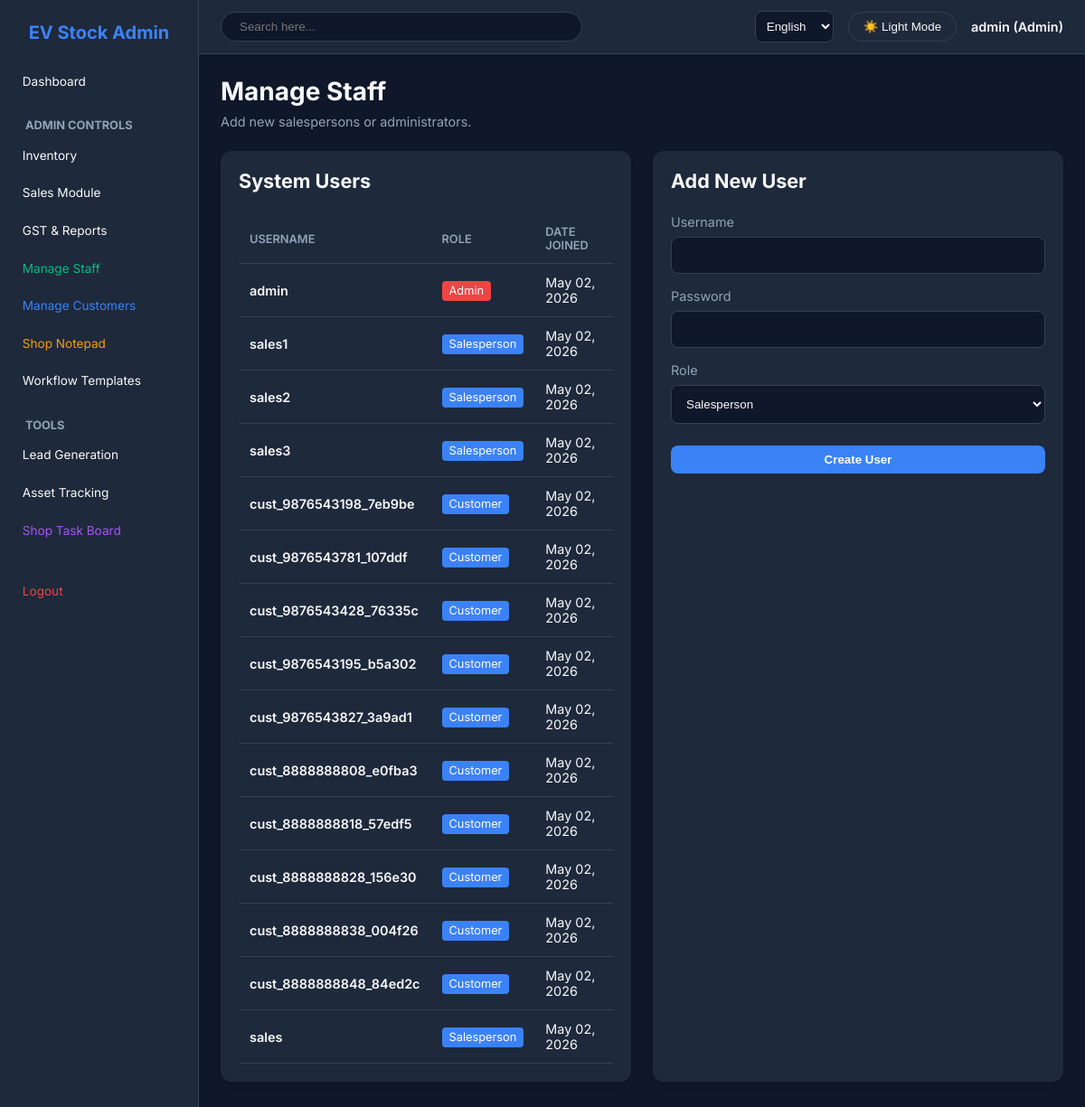
The page /manage-staff/ (signed in) on the database its author committed.
### core/models.py (models this page shows, shortened)
class User(AbstractUser):
    ROLE_CHOICES = (
        ('ADMIN', 'Admin'),
        ('SALES', 'Salesperson'),
        ('CUSTOMER', 'Customer'),
    )
    role = models.CharField(max_length=10, choices=ROLE_CHOICES, default='SALES')
    phone_number = models.CharField(max_length=20, blank=True, null=True)
    aadhar_number = models.CharField(max_length=20, blank=True, null=True)
    pan_number = models.CharField(max_length=20, blank=True, null=True)
    aadhar_front_photo = models.ImageField(upload_to='customers/aadhar/', blank=True, null=True)
    aadhar_back_photo = models.ImageField(upload_to='customers/aadhar/', blank=True, null=True)
    pan_photo = models.ImageField(upload_to='customers/pan/', blank=True, null=True)
    misc = models.JSONField(default=dict, blank=True, null=True)

### core/views.py (the view, shortened to what this page needs)
# urls.py: path('manage-staff/', core_views.manage_staff, name='manage_staff'),
@login_required
def manage_staff(request):
    if request.user.role != 'ADMIN':
        return redirect('dashboard')
    staff = User.objects.all()
    return render(request, 'core/manage_staff.html', {'staff': staff})

### templates/core/manage_staff.html (shortened to what this page needs)
{% extends 'base.html' %}
{% load i18n %}
{% block content %}
<div class="header">
    <div>
        <h1>{% trans "Manage Staff" %}</h1>
        <p style="color: var(--text-muted); margin-top: 0.5rem;">{% trans "Add new salespersons or administrators." %}</p>
    </div>
</div>
<div class="grid">
    <div class="card">
        <h2 style="margin-bottom: 1.5rem;">{% trans "System Users" %}</h2>
        <table>
            <thead>
                <tr>
                    <th>{% trans "Username" %}</th>
                    <th>{% trans "Role" %}</th>
                    <th>{% trans "Date Joined" %}</th>
                </tr>
            </thead>
            <tbody>
                {% for u in staff %}
                <tr>
                    <td style="font-weight: 600;">{{ u.username }}</td>
                    <td>
                        <span style="background: {% if u.role == 'ADMIN' %}var(--danger){% else %}var(--primary){% endif %}; padding: 0.2rem 0.5rem; border-radius: 4px; font-size: 0.8rem; color: white;">
                            {{ u.get_role_display }}
                        </span>
                    </td>
                    <td>{{ u.date_joined|date:"M d, Y" }}</td>
                </tr>
                {% endfor %}
            </tbody>
        </table>
    </div>
    <div class="card">
        <h2 style="margin-bottom: 1.5rem;">{% trans "Add New User" %}</h2>
        <form method="post" action="{% url 'manage_staff' %}">
            <div style="margin-bottom: 1rem;">
                <label style="display: block; margin-bottom: 0.5rem; color: var(--text-muted);">{% trans "Username" %}</label>
                <input type="text" name="username" required style="width: 100%; padding: 0.75rem; border-radius: 8px; border: 1px solid var(--border-color); background: var(--bg-color); color: var(--text-color);">
            </div>
            <div style="margin-bottom: 1rem;">
                <label style="display: block; margin-bottom: 0.5rem; color: var(--text-muted);">{% trans "Password" %}</label>
                <input type="password" name="password" required style="width: 100%; padding: 0.75rem; border-radius: 8px; border: 1px solid var(--border-color); background: var(--bg-color); color: var(--text-color);">
            </div>
            <div style="margin-bottom: 1.5rem;">
                <label style="display: block; margin-bottom: 0.5rem; color: var(--text-muted);">{% trans "Role" %}</label>
                <select name="role" required style="width: 100%; padding: 0.75rem; border-radius: 8px; border: 1px solid var(--border-color); background: var(--bg-color); color: var(--text-color);">
                    <option value="SALES">{% trans "Salesperson" %}</option>
                </select>
            </div>
            <button type="submit" class="btn" style="width: 100%;">{% trans "Create User" %}</button>
        </form>
    </div>
</div>
{% endblock %}

### templates/base.html (shortened to what this page needs)
{% load i18n %}
<!DOCTYPE html>
<html lang="en" data-theme="dark">
<head>
</head>
<body>
    {% if request.user.is_authenticated %}
    <div class="sidebar">
        <h2>EV Stock Admin</h2>
        <a href="{% url 'dashboard' %}">{% trans "Dashboard" %}</a>
        {% if request.user.role == 'ADMIN' %}
            <h4 style="margin: 1.5rem 0 0.5rem 1rem; color: var(--text-muted); font-size: 0.8rem; text-transform: uppercase;">{% trans "Admin Controls" %}</h4>
            <a href="{% url 'inventory_list' %}">{% trans "Inventory" %}</a>
            <a href="{% url 'sales_list' %}">{% trans "Sales Module" %}</a>
            <a href="{% url 'gst_report' %}">{% trans "GST & Reports" %}</a>
            <a href="{% url 'manage_staff' %}" style="color: var(--success);">{% trans "Manage Staff" %}</a>
            <a href="{% url 'manage_customers' %}" style="color: var(--primary);">{% trans "Manage Customers" %}</a>
            <a href="{% url 'notes_list' %}" style="color: #f59e0b;">{% trans "Shop Notepad" %}</a>
            <a href="{% url 'template_list' %}">{% trans "Workflow Templates" %}</a>
        {% endif %}
        <h4 style="margin: 1.5rem 0 0.5rem 1rem; color: var(--text-muted); font-size: 0.8rem; text-transform: uppercase;">{% trans "Tools" %}</h4>
        <a href="{% url 'leads_list' %}">{% trans "Lead Generation" %}</a>
        <a href="{% url 'search_asset' %}">{% trans "Asset Tracking" %}</a>
        <a href="{% url 'board_view' %}" style="color: #a855f7;">{% trans "Shop Task Board" %}</a>
        <div style="margin-top: 2rem">
            <a href="{% url 'logout' %}" style="color: var(--danger)">{% trans "Logout" %}</a>
        </div>
    </div>
    {% endif %}
    <div class="main-content">
        <div class="top-navbar">
            <form action="{% url 'global_search' %}" method="get" style="flex: 1; display: flex; max-width: 400px; margin-right: auto;">
                <input type="text" name="q" placeholder="Search here..." required style="width: 100%; padding: 0.5rem 1.25rem; border-radius: 20px; border: 1px solid var(--border-color); background: var(--bg-color); color: var(--text-color);">
            </form>
            <form action="{% url 'set_language' %}" method="post">{% csrf_token %}
                <select name="language" onchange="this.form.submit()" class="language-dropdown">
                    {% get_current_language as LANGUAGE_CODE %}
                    {% get_available_languages as LANGUAGES %}
                    {% for lang in LANGUAGES %}
                        <option value="{{ lang.0 }}" {% if lang.0 == LANGUAGE_CODE %}selected{% endif %}>
                            {{ lang.1 }}
                        </option>
                    {% endfor %}
                </select>
            </form>
            <button class="theme-toggle" id="theme-btn">🌙 Dark Mode</button>
            <span style="font-weight: 600;">{{ request.user.username }} ({{ request.user.get_role_display }})</span>
        </div>
        <div class="content-area">
            {% block content %}{% endblock %}
        </div>
    </div>
</body>
</html>

### templates/base.html (style rules this page uses)
:root { --bg-color: #f1f5f9; --card-bg: #ffffff; --text-color: #0f172a; --text-muted: #64748b; --primary: #3b82f6; --primary-hover: #2563eb; --success: #10b981; --danger: #ef4444; --border-color: #e2e8f0; --radius: 12px; }
[data-theme="dark"] { --bg-color: #0f172a; --card-bg: #1e293b; --text-color: #f8fafc; --text-muted: #94a3b8; --border-color: #334155; }
* { box-sizing: border-box; margin: 0; padding: 0; }
body { font-family: 'Inter', sans-serif; font-size: 0.9rem; background-color: var(--bg-color); color: var(--text-color); display: flex; min-height: 100vh; transition: background-color 0.3s, color 0.3s; }
.sidebar { width: 220px; background: var(--card-bg); padding: 1.5rem 0.75rem; border-right: 1px solid var(--border-color); transition: background-color 0.3s, border-color 0.3s; }
.sidebar h2 { margin-bottom: 1.5rem; color: var(--primary); font-weight: 700; text-align: center; font-size: 1.25rem; }
.sidebar a { display: block; color: var(--text-color); text-decoration: none; padding: 0.6rem 0.8rem; border-radius: var(--radius); margin-bottom: 0.4rem; transition: background 0.2s; font-size: 0.85rem; }
.main-content { flex: 1; display: flex; flex-direction: column; overflow-y: auto; }
.top-navbar { padding: 0.75rem 1.5rem; display: flex; justify-content: flex-end; align-items: center; gap: 1rem; border-bottom: 1px solid var(--border-color); background: var(--card-bg); }
.content-area { padding: 1.5rem; }
.card { background: var(--card-bg); border-radius: var(--radius); padding: 1.25rem; box-shadow: 0 4px 6px -1px rgb(0 0 0 / 0.1); margin-bottom: 1.25rem; }
.grid { display: grid; grid-template-columns: repeat(auto-fit, minmax(300px, 1fr)); gap: 1.5rem; }
.btn { background: var(--primary); color: white; border: none; padding: 0.5rem 1.25rem; border-radius: 8px; cursor: pointer; font-weight: 600; transition: background 0.2s; text-decoration: none; display: inline-block; }
.header { display: flex; justify-content: space-between; align-items: center; margin-bottom: 1.5rem; }
.header h1 { font-size: 1.75rem; }
table { width: 100%; border-collapse: collapse; margin-top: 0.75rem; }
th, td { padding: 0.75rem; text-align: left; border-bottom: 1px solid var(--border-color); }
th { color: var(--text-muted); font-weight: 600; text-transform: uppercase; font-size: 0.8rem; }
input, select, textarea { background: var(--bg-color); color: var(--text-color); border: 1px solid var(--border-color); }
.theme-toggle { background: transparent; border: 1px solid var(--border-color); color: var(--text-color); padding: 0.5rem 1rem; border-radius: 20px; cursor: pointer; }
.language-dropdown { background: var(--bg-color); color: var(--text-color); border: 1px solid var(--border-color); padding: 0.5rem; border-radius: 8px; }

### rows shown on the page
User: user.username "admin", user.role "Admin", username "admin", role "Admin", date_joined "May 02, 2026"
User: username "sales1", role "Salesperson", date_joined "May 02, 2026"
User: username "sales2", role "Salesperson", date_joined "May 02, 2026"
User: username "sales3", role "Salesperson", date_joined "May 02, 2026"
User: username "cust_9876543198_7eb9be", role "Customer", date_joined "May 02, 2026"
User: username "cust_9876543781_107ddf", role "Customer", date_joined "May 02, 2026"
User: username "cust_9876543428_76335c", role "Customer", date_joined "May 02, 2026"
User: username "cust_9876543195_b5a302", role "Customer", date_joined "May 02, 2026"
User: username "cust_9876543827_3a9ad1", role "Customer", date_joined "May 02, 2026"
User: username "cust_8888888808_e0fba3", role "Customer", date_joined "May 02, 2026"
User: username "cust_8888888818_57edf5", role "Customer", date_joined "May 02, 2026"
User: username "cust_8888888828_156e30", role "Customer", date_joined "May 02, 2026"
User: username "cust_8888888838_004f26", role "Customer", date_joined "May 02, 2026"
User: username "cust_8888888848_84ed2c", role "Customer", date_joined "May 02, 2026"
User: username "sales", role "Salesperson", date_joined "May 02, 2026"

### other values the page prints
form field language "English"
